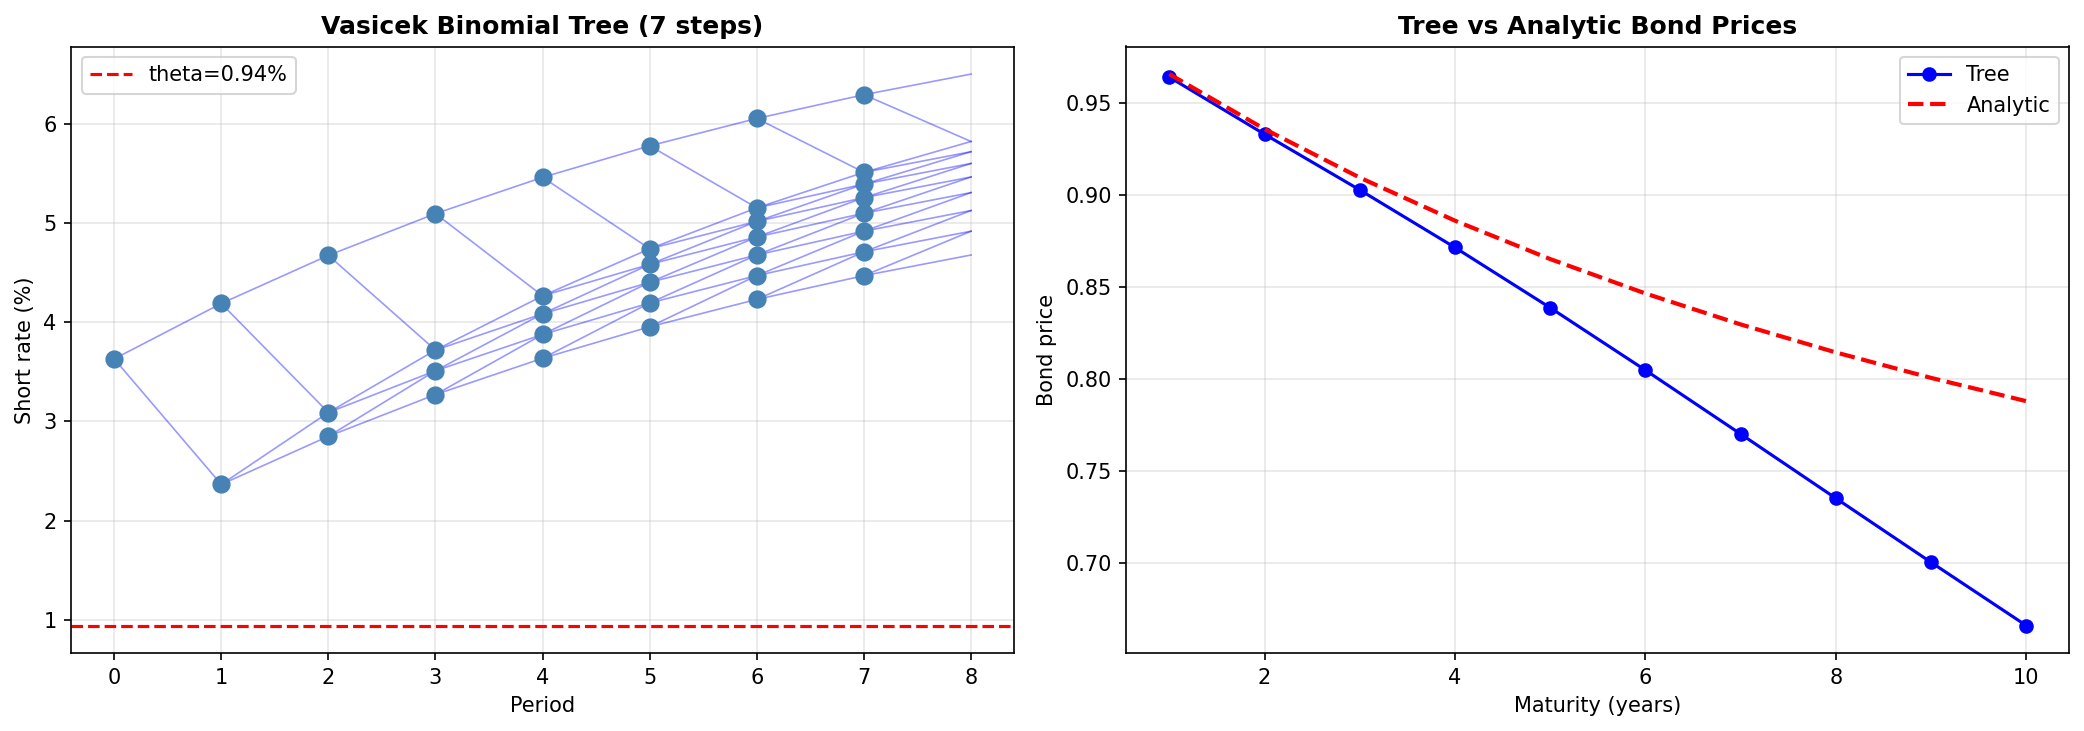

Source code (Python):
"""Vasicek binomial tree: short-rate tree and bond pricing.

Builds the Appendix A9.1 recombining binomial tree from calibrated parameters,
prices zero-coupon bonds by backward induction, and compares to the analytic
formula at each node horizon.
"""

import os, sys
sys.path.insert(0, os.path.join(os.path.dirname(__file__), ".."))
sys.path.insert(0, os.path.join(os.path.dirname(__file__), "..", "example charts"))

import numpy as np
import matplotlib.pyplot as plt
from vasicek import Vasicek
from calibrated_vasicek_params import CALIBRATED_VASICEK

v = Vasicek(**CALIBRATED_VASICEK)

n_steps = 10
dt = 1.0           # annual steps

tree = v.binomial_tree(n_steps=n_steps, dt=dt)
rates = tree["rates"]
probs = tree["probs"]

# ── Print short-rate tree ──────────────────────────────────────────────────
print("Short-rate tree (annual steps, calibrated Vasicek)")
print(f"  k={v.k:.4f}, theta={v.theta*100:.2f}%, sigma={v.sigma*100:.2f}%, r0={v.r0*100:.2f}%\n")
for d, nodes in enumerate(rates):
    node_str = "  ".join(f"{r*100:6.2f}%" for r in nodes)
    print(f"  t={d}: {node_str}")

# ── Price a zero-coupon bond by backward induction ────────────────────────
def tree_bond_price(maturity_steps):
    """Price a ZCB maturing at `maturity_steps` periods using backward induction."""
    # Terminal payoff = 1 at each node
    values = [np.ones(len(rates[maturity_steps]))]
    for step in range(maturity_steps - 1, -1, -1):
        child_vals = values[-1]
        node_vals = np.zeros(len(rates[step]))
        for i, r_i in enumerate(rates[step]):
            p_up, p_dn = probs[step][i]
            ev = p_up * child_vals[i] + p_dn * child_vals[i + 1]
            node_vals[i] = ev * np.exp(-r_i * dt)
        values.append(node_vals)
    return float(values[-1][0])

print("\nZero-coupon bond prices: tree vs analytic")
print(f"{'Maturity':>8}  {'Tree price':>10}  {'Analytic':>10}  {'Diff (bps yield)':>16}")
for mat in range(1, n_steps + 1):
    tp = tree_bond_price(mat)
    ap = v.bond_price(mat * dt)
    ty = -np.log(tp) / (mat * dt) if tp > 0 else np.nan
    ay = v.spot_rate(mat * dt)
    diff_bps = (ty - ay) * 1e4
    print(f"{mat*dt:8.0f}  {tp:10.6f}  {ap:10.6f}  {diff_bps:+15.2f}")

# ── Visualize tree ─────────────────────────────────────────────────────────
fig, axes = plt.subplots(1, 2, figsize=(14, 5))

ax = axes[0]
for d, nodes in enumerate(rates[:8]):     # show first 7 steps
    for i, r in enumerate(nodes):
        ax.scatter(d, r * 100, color="steelblue", s=60, zorder=3)
        if d < len(probs) and i < len(probs[d]):
            if i < len(rates[d + 1]) - 1:
                ax.plot([d, d + 1], [r * 100, rates[d + 1][i] * 100], "b-", alpha=0.4, linewidth=0.8)
                ax.plot([d, d + 1], [r * 100, rates[d + 1][i + 1] * 100], "b-", alpha=0.4, linewidth=0.8)
ax.axhline(v.theta * 100, color="r", linestyle="--", linewidth=1.5, label=f"theta={v.theta*100:.2f}%")
ax.set_xlabel("Period")
ax.set_ylabel("Short rate (%)")
ax.set_title("Vasicek Binomial Tree (7 steps)", fontweight="bold")
ax.legend()
ax.grid(True, alpha=0.3)

ax = axes[1]
mats = list(range(1, n_steps + 1))
tree_prices = [tree_bond_price(m) for m in mats]
analytic_prices = [v.bond_price(m * dt) for m in mats]
ax.plot(mats, tree_prices, "bo-", markersize=6, label="Tree")
ax.plot(mats, analytic_prices, "r--", linewidth=2, label="Analytic")
ax.set_xlabel("Maturity (years)")
ax.set_ylabel("Bond price")
ax.set_title("Tree vs Analytic Bond Prices", fontweight="bold")
ax.legend()
ax.grid(True, alpha=0.3)

plt.tight_layout()
plt.savefig(os.path.join(os.path.dirname(__file__), "binomial_tree_pricing.png"), dpi=150, bbox_inches="tight")
print("\nSaved: binomial_tree_pricing.png")
plt.show()
